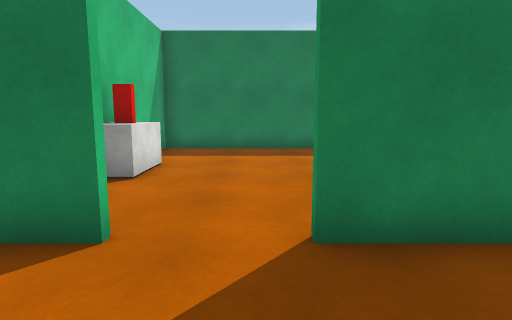
[1] (above)

13 first-person views from a walk through a Unity game level. The camera is 1.3 m above the floor, tilts 8° down and sees 75° across. Doors are open. The floor is counted in squares, 1 m on a side. Each view is taken from the middle of a square. On the plan, view 1 faces up. The plan holds only what a view shows up to about 14 squares ahead; the rest is blank. Surface patterns are stand-ins for the level's own textures.

[2]
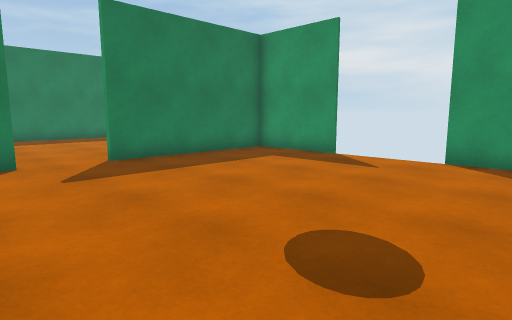

[3]
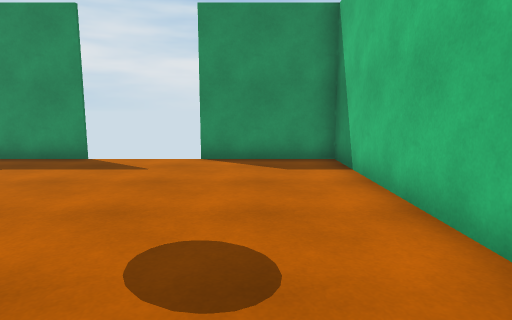

[4]
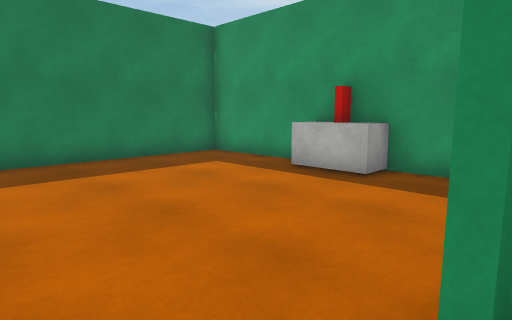

[5]
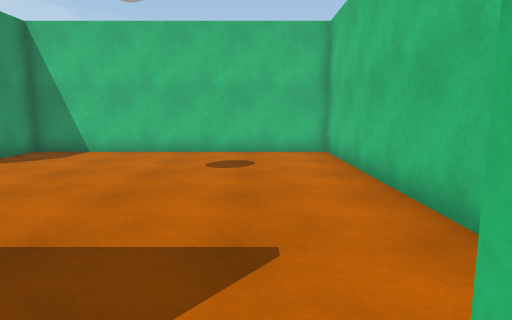

[6]
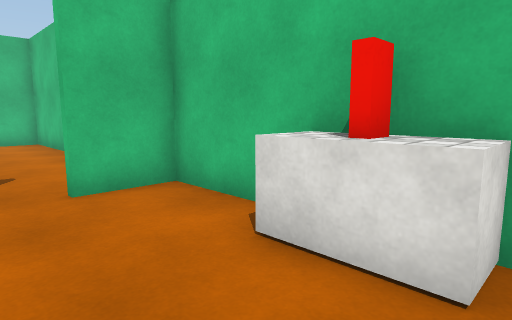

[7]
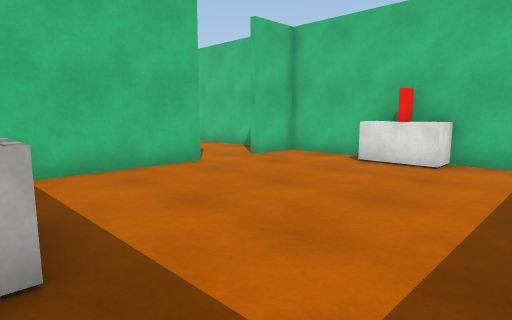

[8]
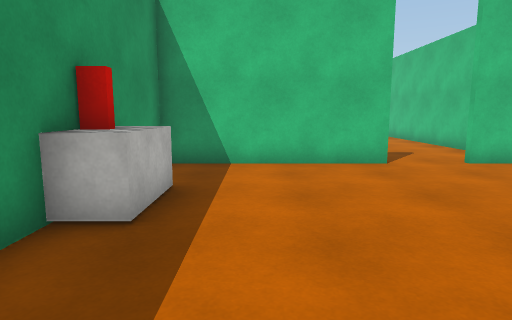

[9]
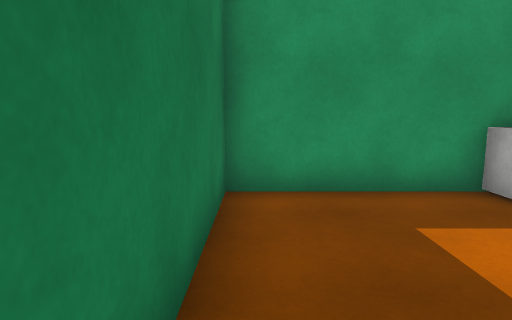

[10]
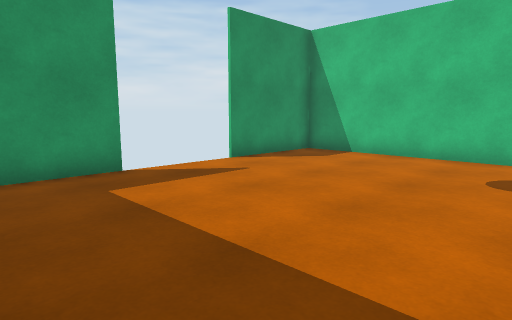

[11]
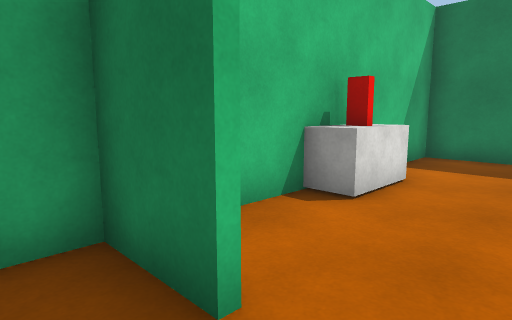

[12]
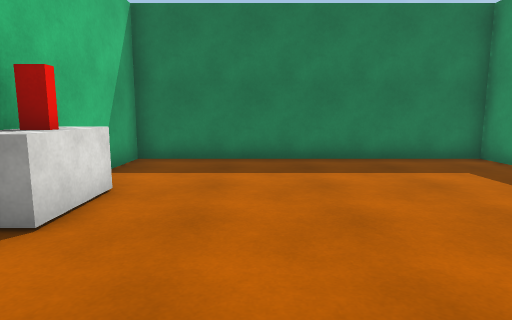

[13]
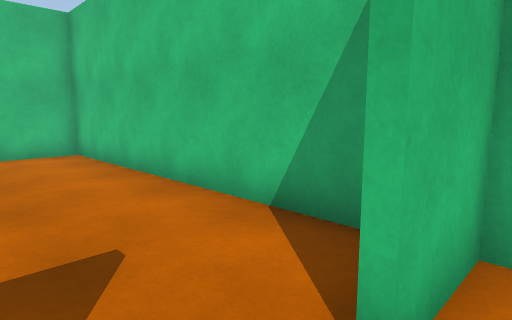

### Floor plan
Ten units are one square. View 1 is at (0, 0); x grows to the right and y downward. Boxes are objects, and circles mark ways between rooms. Rooms are numbered by the first view taken in them; rooms with no view inside come last. Other rooms are left out.
<svg viewBox="-40 -130 110 208">
<path fill="none" stroke="#000" d="M-15 -32 -34 -32 -34 73 65 73 65 34M65 2 65 -32 5 -32M5 -34 65 -34 65 -125 -34 -125 -34 -34 -15 -34"/>
<rect x="-35" y="-85" width="10" height="20" fill="#bbb"><title>white block</title></rect>
<rect x="55" y="-85" width="10" height="30" fill="#bbb"><title>white block</title></rect>
<circle cx="-5" cy="-30" r="3" fill="#2a7"/>
<text x="10" y="20">1</text>
<text x="10" y="-80">2</text>
</svg>
Room 1 opens to room 2.

Where each view was taken, in squares from view 1:
view 1: 0 up, 0 right, facing up
view 2: 6 down, 3 left, facing up-right
view 3: 5 down, 3 left, facing right
view 4: 3 up, 1 left, facing up-right
view 5: 4 up, 1 left, facing down
view 6: 9 up, 0 right, facing down-left
view 7: 11 up, 6 right, facing down-left
view 8: 12 up, 4 right, facing down
view 9: 12 up, 1 right, facing right
view 10: 3 up, 1 left, facing down-right
view 11: 2 up, 0 right, facing up-left
view 12: 3 up, 0 right, facing up
view 13: 4 up, 0 right, facing down-left
